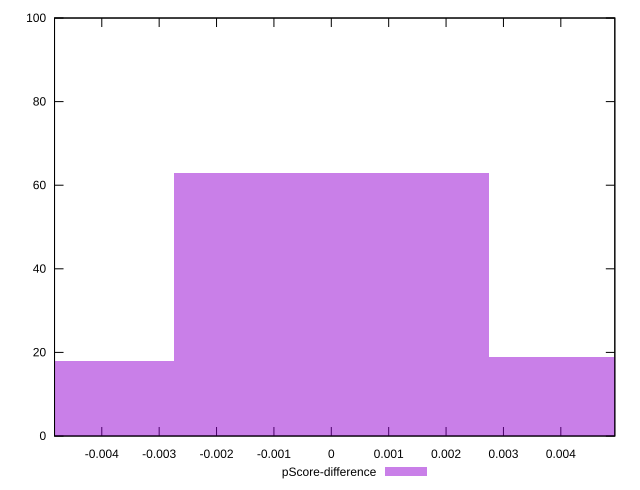

Source code (gnuplot):
reset

$pScoreDifference <<EOF
0 63
-0.005490945112480147 18
0.005490945112480147 19
EOF

set key outside below
set boxwidth 0.005490945112480147
set xrange [-0.0048235294117647265:0.004941176470588282]
set yrange [0:100]
set trange [0:100]
set style fill transparent solid 0.5 noborder
set terminal svg size 640, 490 enhanced background rgb 'white'
set output "report_00009_2021-02-08T22-37-41.559Z/uses-rel-preload/samples/pages/pScore-difference/histogram.svg"

plot $pScoreDifference title "pScore-difference" with boxes

reset
